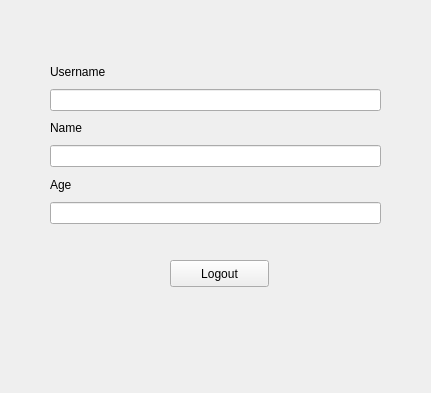
<?xml version="1.0" encoding="UTF-8"?>
<ui version="4.0">
 <class>ShowInfoWindow</class>
 <widget class="QWidget" name="ShowInfoWindow">
  <property name="geometry">
   <rect>
    <x>0</x>
    <y>0</y>
    <width>431</width>
    <height>393</height>
   </rect>
  </property>
  <property name="windowTitle">
   <string>Form</string>
  </property>
  <widget class="QPushButton" name="pbLogout">
   <property name="geometry">
    <rect>
     <x>170</x>
     <y>260</y>
     <width>99</width>
     <height>27</height>
    </rect>
   </property>
   <property name="text">
    <string>Logout</string>
   </property>
  </widget>
  <widget class="QWidget" name="">
   <property name="geometry">
    <rect>
     <x>50</x>
     <y>60</y>
     <width>331</width>
     <height>164</height>
    </rect>
   </property>
   <layout class="QVBoxLayout" name="verticalLayout">
    <item>
     <widget class="QLabel" name="label">
      <property name="text">
       <string>Username</string>
      </property>
     </widget>
    </item>
    <item>
     <widget class="QLineEdit" name="leUsername">
      <property name="readOnly">
       <bool>true</bool>
      </property>
     </widget>
    </item>
    <item>
     <widget class="QLabel" name="label_2">
      <property name="text">
       <string>Name</string>
      </property>
     </widget>
    </item>
    <item>
     <widget class="QLineEdit" name="leName">
      <property name="readOnly">
       <bool>true</bool>
      </property>
     </widget>
    </item>
    <item>
     <widget class="QLabel" name="label_3">
      <property name="text">
       <string>Age</string>
      </property>
     </widget>
    </item>
    <item>
     <widget class="QLineEdit" name="leAge">
      <property name="readOnly">
       <bool>true</bool>
      </property>
     </widget>
    </item>
   </layout>
  </widget>
 </widget>
 <resources/>
 <connections/>
</ui>
